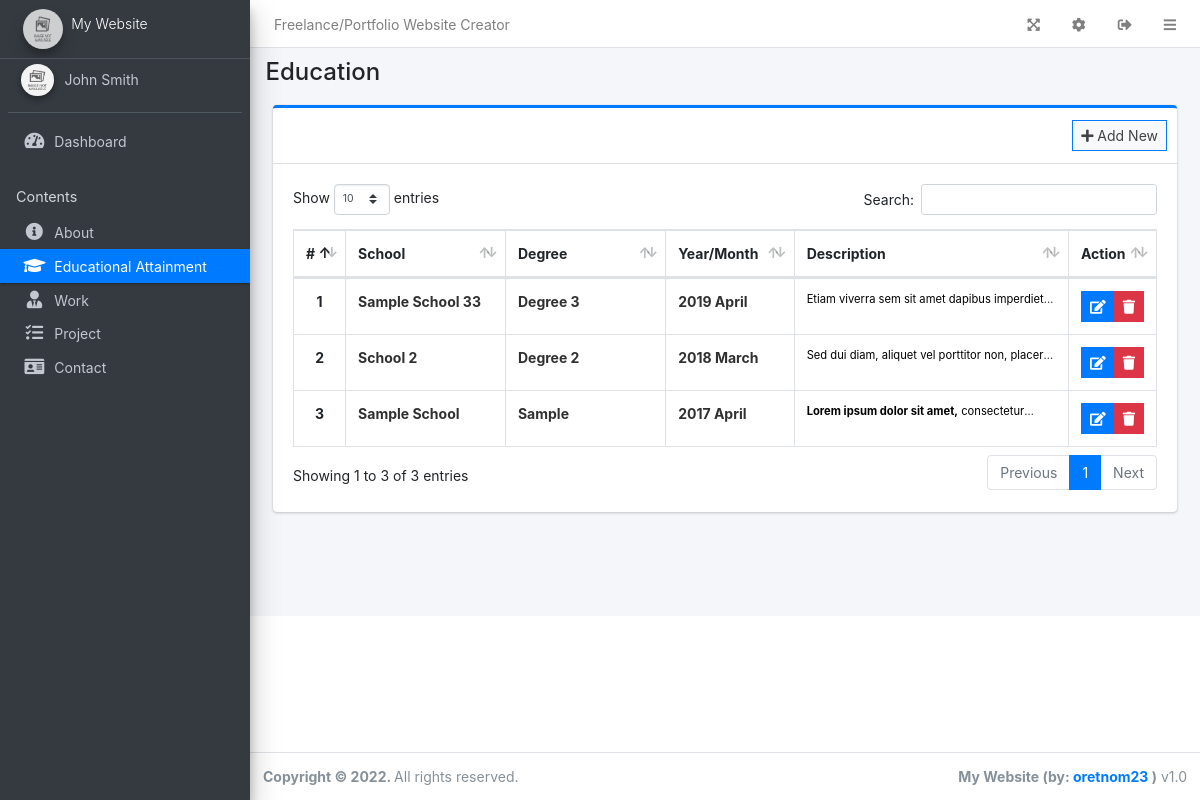
The app's page /admin/?page=education (signed in) with its own data.
### tables this page shows
CREATE TABLE `education` (
  `id` int(30) NOT NULL,
  `school` text DEFAULT NULL,
  `degree` text DEFAULT NULL,
  `month` varchar(50) NOT NULL,
  `year` int(10) NOT NULL,
  `description` text DEFAULT NULL,
  `order_by` int(30) NOT NULL
);

### admin/education/index.php (the view, shortened to what this page needs)
<div class="col-lg-12">
	<div class="card card-outline card-primary">
		<div class="card-header">
			<div class="card-tools">
				<a class="btn btn-block btn-sm btn-default btn-flat border-primary new_education" href="javascript:void(0)"><i class="fa fa-plus"></i> Add New</a>
			</div>
		</div>
		<div class="card-body">
			<table class="table tabe-hover table-bordered table-compact" id="list">
				<colgroup>
					<col width="5%">
					<col width="20%">
					<col width="20%">
					<col width="15%">
					<col width="35%">
					<col width="15%">
				</colgroup>
				<thead>
					<tr>
						<th class="text-center">#</th>
						<th>School</th>
						<th>Degree</th>
						<th>Year/Month</th>
						<th>Description</th>
						<th>Action</th>
					</tr>
				</thead>
				<tbody>
					<?php
					$i = 1;
					$qry = $conn->query("SELECT * FROM `education` order by `year` desc,`month` desc");
					while($row= $qry->fetch_assoc()):
						$desc = html_entity_decode($row['description']);
					?>
					<tr>
						<th class="text-center"><?php echo $i++ ?></th>
						<td><b class="truncate-1"><?php echo ucwords($row['school']) ?></b></td>
						<td><b class="truncate-1"><?php echo ucwords($row['degree']) ?></b></td>
						<td><b class="truncate-1"><?php echo $row['year'] . ' ' .$row['month'] ?></b></td>
						<td><small class="truncate-1"><?php echo $desc ?></small></td>
						<td class="text-center">
		                    <div class="btn-group">
		                        <a href="javascript:void(0)" data-id='<?php echo $row['id'] ?>' class="btn btn-primary btn-flat btn-sm manage_education">
		                          <i class="fas fa-edit"></i>
		                        </a>
		                        <button type="button" class="btn btn-danger btn-sm btn-flat delete_education" data-id="<?php echo $row['id'] ?>">
		                          <i class="fas fa-trash"></i>
		                        </button>
	                      </div>
						</td>
					</tr>
				<?php endwhile; ?>
				</tbody>
			</table>
		</div>
	</div>
</div>

### records on screen
education: school "Sample School 33", degree "Degree 3", year "2019", month "April", description "Etiam viverra sem sit amet dapibus…"
education: school "School 2", degree "Degree 2", year "2018", month "March", description "Sed dui diam, aliquet vel porttitor non,…"
education: school "Sample School", degree "Sample", year "2017", month "April", description "Lorem ipsum dolor sit amet,"

### other values on screen
$_settings->info('name') "Freelance/Portfolio Website Creator"
$_settings->info('short_name') "My Website"
$_settings->userdata('firstname').' '.$_settings->userdata('lastname') "John Smith"
str_replace("_", " ",$page) "Education"
